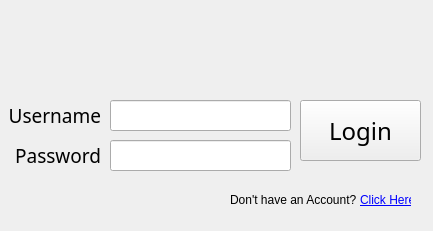
<?xml version="1.0" encoding="UTF-8"?>
<ui version="4.0">
 <class>Form</class>
 <widget class="QWidget" name="Form">
  <property name="geometry">
   <rect>
    <x>0</x>
    <y>0</y>
    <width>433</width>
    <height>231</height>
   </rect>
  </property>
  <property name="windowTitle">
   <string>Form</string>
  </property>
  <widget class="QLabel" name="label_00_logo">
   <property name="geometry">
    <rect>
     <x>5</x>
     <y>5</y>
     <width>420</width>
     <height>80</height>
    </rect>
   </property>
   <property name="font">
    <font>
     <pointsize>17</pointsize>
     <weight>75</weight>
     <bold>true</bold>
    </font>
   </property>
   <property name="text">
    <string>&lt;uAuction Logo&gt;</string>
   </property>
   <property name="alignment">
    <set>Qt::AlignCenter</set>
   </property>
  </widget>
  <widget class="QLabel" name="label_01_username">
   <property name="geometry">
    <rect>
     <x>10</x>
     <y>100</y>
     <width>91</width>
     <height>31</height>
    </rect>
   </property>
   <property name="font">
    <font>
     <family>Rockwell</family>
     <pointsize>14</pointsize>
     <weight>50</weight>
     <bold>false</bold>
    </font>
   </property>
   <property name="text">
    <string>Username</string>
   </property>
   <property name="alignment">
    <set>Qt::AlignRight|Qt::AlignTrailing|Qt::AlignVCenter</set>
   </property>
  </widget>
  <widget class="QLineEdit" name="lineEdit_01_username">
   <property name="geometry">
    <rect>
     <x>110</x>
     <y>100</y>
     <width>181</width>
     <height>31</height>
    </rect>
   </property>
   <property name="font">
    <font>
     <family>Nirmala UI</family>
     <pointsize>12</pointsize>
    </font>
   </property>
   <property name="text">
    <string/>
   </property>
  </widget>
  <widget class="QLabel" name="label_03_noaccount">
   <property name="geometry">
    <rect>
     <x>230</x>
     <y>190</y>
     <width>131</width>
     <height>21</height>
    </rect>
   </property>
   <property name="whatsThis">
    <string>&lt;html&gt;&lt;head/&gt;&lt;body&gt;&lt;pre style=&quot;-qt-paragraph-type:empty; margin-top:12px; margin-bottom:12px; margin-left:0px; margin-right:0px; -qt-block-indent:0; text-indent:0px; font-family:'Courier New,courier';&quot;&gt;&lt;br/&gt;&lt;/pre&gt;&lt;/body&gt;&lt;/html&gt;</string>
   </property>
   <property name="text">
    <string>&lt;html&gt;&lt;head/&gt;&lt;body&gt;&lt;p&gt;Don't have an Account?&lt;/p&gt;&lt;/body&gt;&lt;/html&gt;</string>
   </property>
  </widget>
  <widget class="QLabel" name="label_02_password">
   <property name="geometry">
    <rect>
     <x>10</x>
     <y>140</y>
     <width>91</width>
     <height>31</height>
    </rect>
   </property>
   <property name="font">
    <font>
     <family>Rockwell</family>
     <pointsize>14</pointsize>
     <weight>50</weight>
     <bold>false</bold>
    </font>
   </property>
   <property name="text">
    <string>Password</string>
   </property>
   <property name="alignment">
    <set>Qt::AlignRight|Qt::AlignTrailing|Qt::AlignVCenter</set>
   </property>
  </widget>
  <widget class="QPushButton" name="pushButton_login">
   <property name="geometry">
    <rect>
     <x>300</x>
     <y>100</y>
     <width>121</width>
     <height>61</height>
    </rect>
   </property>
   <property name="font">
    <font>
     <family>Rockwell</family>
     <pointsize>18</pointsize>
     <weight>50</weight>
     <bold>false</bold>
    </font>
   </property>
   <property name="text">
    <string>Login</string>
   </property>
  </widget>
  <widget class="QLineEdit" name="lineEdit_02_password">
   <property name="geometry">
    <rect>
     <x>110</x>
     <y>140</y>
     <width>181</width>
     <height>31</height>
    </rect>
   </property>
   <property name="font">
    <font>
     <family>Nirmala UI</family>
     <pointsize>12</pointsize>
    </font>
   </property>
   <property name="text">
    <string/>
   </property>
  </widget>
  <widget class="QLabel" name="label_03_clickhere">
   <property name="geometry">
    <rect>
     <x>360</x>
     <y>190</y>
     <width>51</width>
     <height>20</height>
    </rect>
   </property>
   <property name="whatsThis">
    <string>&lt;html&gt;&lt;head/&gt;&lt;body&gt;&lt;pre style=&quot;-qt-paragraph-type:empty; margin-top:12px; margin-bottom:12px; margin-left:0px; margin-right:0px; -qt-block-indent:0; text-indent:0px; font-family:'Courier New,courier';&quot;&gt;&lt;br/&gt;&lt;/pre&gt;&lt;/body&gt;&lt;/html&gt;</string>
   </property>
   <property name="text">
    <string>&lt;html&gt;&lt;head/&gt;&lt;body&gt;&lt;p&gt;&lt;a href=&quot;&quot;&gt;&lt;span style=&quot; text-decoration: underline; color:#0000ff;&quot;&gt;Click Here!&lt;/span&gt;&lt;/a&gt;&lt;/p&gt;&lt;/body&gt;&lt;/html&gt;</string>
   </property>
  </widget>
 </widget>
 <resources/>
 <connections/>
</ui>
